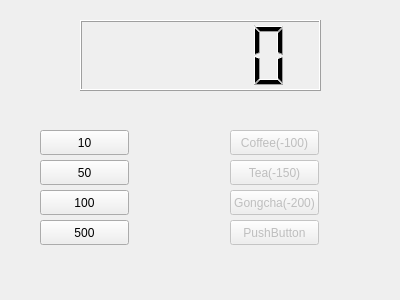
<?xml version="1.0" encoding="UTF-8"?>
<ui version="4.0">
 <class>Widget</class>
 <widget class="QWidget" name="Widget">
  <property name="geometry">
   <rect>
    <x>0</x>
    <y>0</y>
    <width>400</width>
    <height>300</height>
   </rect>
  </property>
  <property name="windowTitle">
   <string>Widget</string>
  </property>
  <widget class="QPushButton" name="pb10">
   <property name="geometry">
    <rect>
     <x>40</x>
     <y>130</y>
     <width>89</width>
     <height>25</height>
    </rect>
   </property>
   <property name="text">
    <string>10</string>
   </property>
  </widget>
  <widget class="QPushButton" name="pb50">
   <property name="geometry">
    <rect>
     <x>40</x>
     <y>160</y>
     <width>89</width>
     <height>25</height>
    </rect>
   </property>
   <property name="text">
    <string>50</string>
   </property>
  </widget>
  <widget class="QPushButton" name="pb100">
   <property name="geometry">
    <rect>
     <x>40</x>
     <y>190</y>
     <width>89</width>
     <height>25</height>
    </rect>
   </property>
   <property name="text">
    <string>100</string>
   </property>
  </widget>
  <widget class="QLCDNumber" name="lcdNumber">
   <property name="geometry">
    <rect>
     <x>80</x>
     <y>20</y>
     <width>241</width>
     <height>71</height>
    </rect>
   </property>
  </widget>
  <widget class="QPushButton" name="pb500">
   <property name="geometry">
    <rect>
     <x>40</x>
     <y>220</y>
     <width>89</width>
     <height>25</height>
    </rect>
   </property>
   <property name="text">
    <string>500</string>
   </property>
  </widget>
  <widget class="QPushButton" name="pbCoffee">
   <property name="enabled">
    <bool>false</bool>
   </property>
   <property name="geometry">
    <rect>
     <x>230</x>
     <y>130</y>
     <width>89</width>
     <height>25</height>
    </rect>
   </property>
   <property name="text">
    <string>Coffee(-100)</string>
   </property>
  </widget>
  <widget class="QPushButton" name="pbTea">
   <property name="enabled">
    <bool>false</bool>
   </property>
   <property name="geometry">
    <rect>
     <x>230</x>
     <y>160</y>
     <width>89</width>
     <height>25</height>
    </rect>
   </property>
   <property name="text">
    <string>Tea(-150)</string>
   </property>
  </widget>
  <widget class="QPushButton" name="pbGongcha">
   <property name="enabled">
    <bool>false</bool>
   </property>
   <property name="geometry">
    <rect>
     <x>230</x>
     <y>190</y>
     <width>89</width>
     <height>25</height>
    </rect>
   </property>
   <property name="text">
    <string>Gongcha(-200)</string>
   </property>
  </widget>
  <widget class="QPushButton" name="pbReturn">
   <property name="enabled">
    <bool>false</bool>
   </property>
   <property name="geometry">
    <rect>
     <x>230</x>
     <y>220</y>
     <width>89</width>
     <height>25</height>
    </rect>
   </property>
   <property name="text">
    <string>PushButton</string>
   </property>
  </widget>
 </widget>
 <layoutdefault spacing="6" margin="11"/>
 <resources/>
 <connections/>
</ui>
